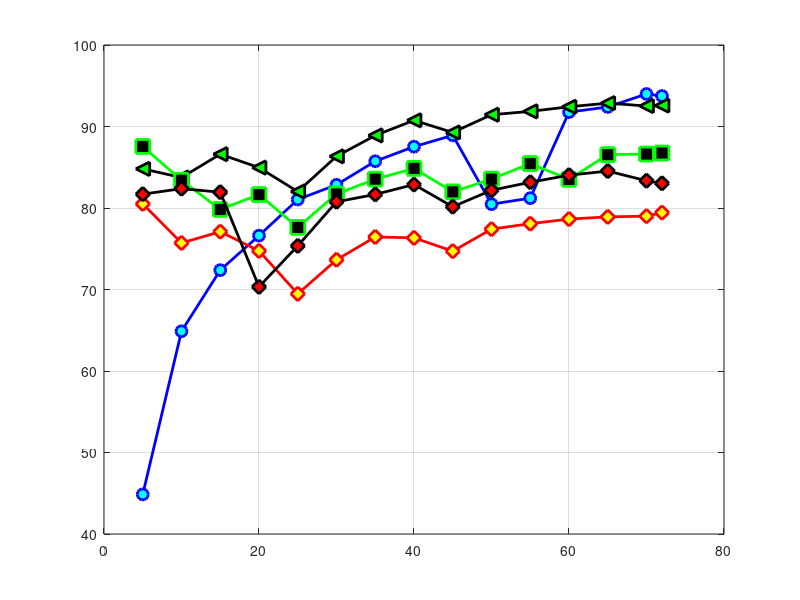

Write MATLAB code to recreate this figure. (Note: this script raises an error after producing the figure.)
close all;
clear all;

restart = [ 5 10 15 20 25 30 35 40 45 50 55 60 65 70 72 ];
gmres_time  =[20.6186  20.2074  29.8987  21.5269  15.88 31.15 37.7073 60.2905 43.29 71.17  78.1694  87.212 95.4134  93.1558  103.283];
gmres_gs_time = [9.25  13.11  21.64  16.4919 12.87 25.8072 32.33 52.77 38.4927 57.27 63.4808 80.03 88.16 87.56 96.82];
iters_gmres = [ 9346 4233 3690 2283 1421 2088  2143  2366  1656 2004 2012 1970 1917 1756 1749];

load('timeAll.mat');
load('timeGSAll.mat');
load('itersAll');


lineSpec = {'b-o', 'k-<', 'r-d', 'g-s', 'k-d'};
markerFill = {'c', 'g', 'y', 'k', 'r'};


figure(1)
plot(restart, (gmres_gs_time./gmres_time)*100, lineSpec{1}, 'LineWidth', 2, 'MarkerSize', 8, 'MarkerFaceColor',  markerFill{1});
grid on
hold on
plot(restart, (timeGSAll(1,:)./timeAll(1, :))*100, lineSpec{2}, 'LineWidth', 2, 'MarkerSize', 10, 'MarkerFaceColor',  markerFill{2});
plot(restart, (timeGSAll(2,:)./timeAll(2, :))*100, lineSpec{3}, 'LineWidth', 2, 'MarkerSize', 10, 'MarkerFaceColor',  markerFill{3});
plot(restart, (timeGSAll(3,:)./timeAll(3, :))*100, lineSpec{4}, 'LineWidth', 2, 'MarkerSize', 10, 'MarkerFaceColor',  markerFill{4});
plot(restart, (timeGSAll(4,:)./timeAll(4, :))*100, lineSpec{5}, 'LineWidth', 2, 'MarkerSize', 10, 'MarkerFaceColor',  markerFill{5});
ax=gca;
ax.FontSize=18;

xlabel('restart','FontSize', 18, 'FontWeight','bold')
ylabel('ratio: time for GS to time to solution (%)', 'FontSize', 18, 'FontWeight','bold')
ll1 = legend( 'GMRES-MGS (HYPRE)', 'GMRES-MGS (new implementation)', 'GMRES-CGS1 w/alt norm',...
    'GMRES-CGS2', 'GMRES-two synch', 'Location', 'southeast')
ll1.FontSize=14;
xlim([5 72])
ylim([0 100])


print(gcf, '-djpeg','-r300', 'sc18fig1.jpg');


figure(2)

plot(restart, iters_gmres, lineSpec{1}, 'LineWidth', 2, 'MarkerSize', 8, 'MarkerFaceColor', markerFill{1});
grid on
hold on
plot(restart, itersAll(1,:), lineSpec{2}, 'LineWidth', 2, 'MarkerSize', 10, 'MarkerFaceColor', markerFill{2});
plot(restart, itersAll(2,:), lineSpec{3}, 'LineWidth', 2, 'MarkerSize', 10, 'MarkerFaceColor', markerFill{3});
plot(restart, itersAll(3,:), lineSpec{4}, 'LineWidth', 2, 'MarkerSize', 10, 'MarkerFaceColor', markerFill{4});
plot(restart, itersAll(4,:), lineSpec{5}, 'LineWidth', 2, 'MarkerSize', 10, 'MarkerFaceColor', markerFill{5});
ax=gca;
ax.FontSize=18;

title('Number of iterations', 'FontSize', 20, 'FontWeight', 'bold');
xlabel ('restart',  'FontSize', 18, 'FontWeight','bold');
ylabel('iterations',  'FontSize', 18, 'FontWeight','bold');

ll2=legend( 'GMRES-MGS (HYPRE)', 'GMRES-MGS (new implementation)', 'GMRES-CGS1 w/alt norm', 'GMRES-CGS2', 'GMRES-two synch')
ll2.FontSize=14;
xlim([5 72])
ylim([0 12000])

print(gcf, '-djpeg','-r300', 'sc18fig3.jpg');
